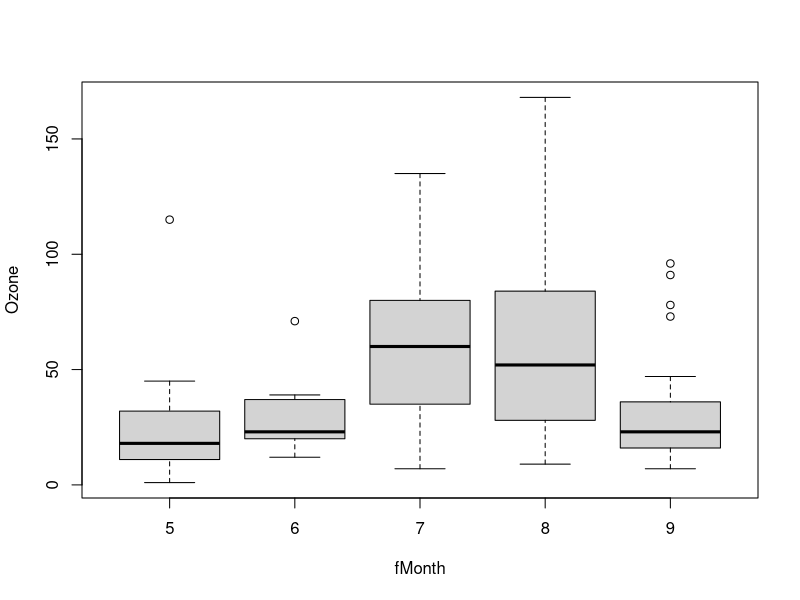
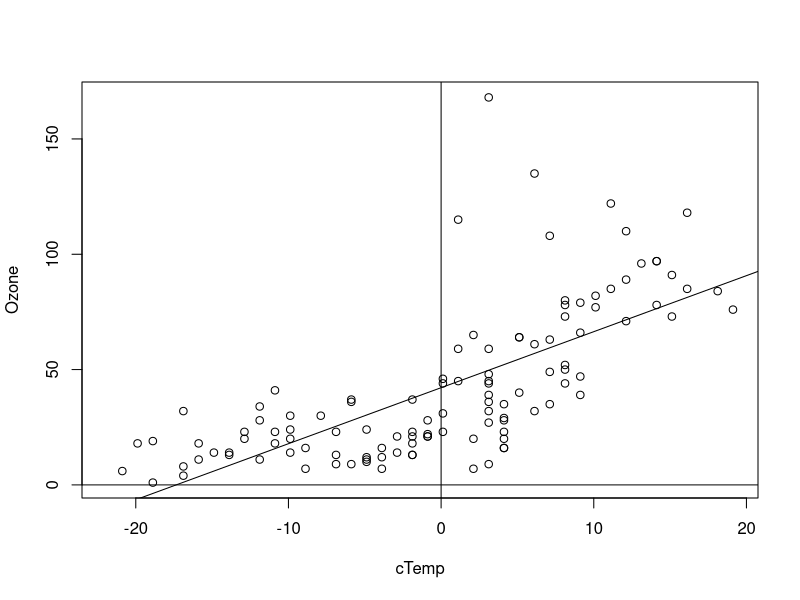
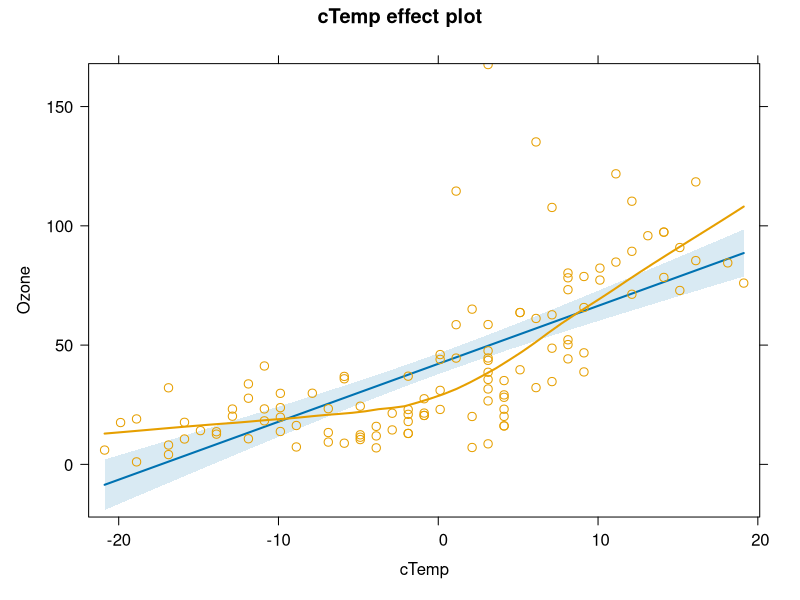
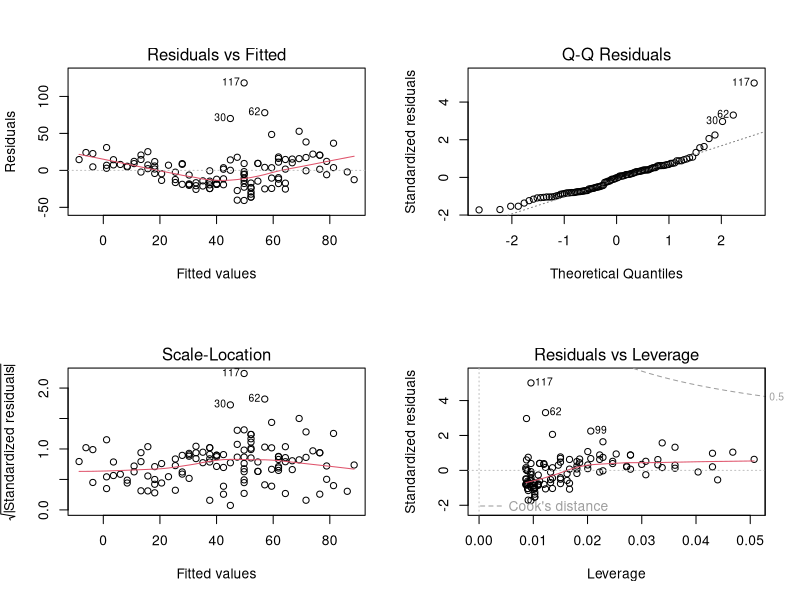
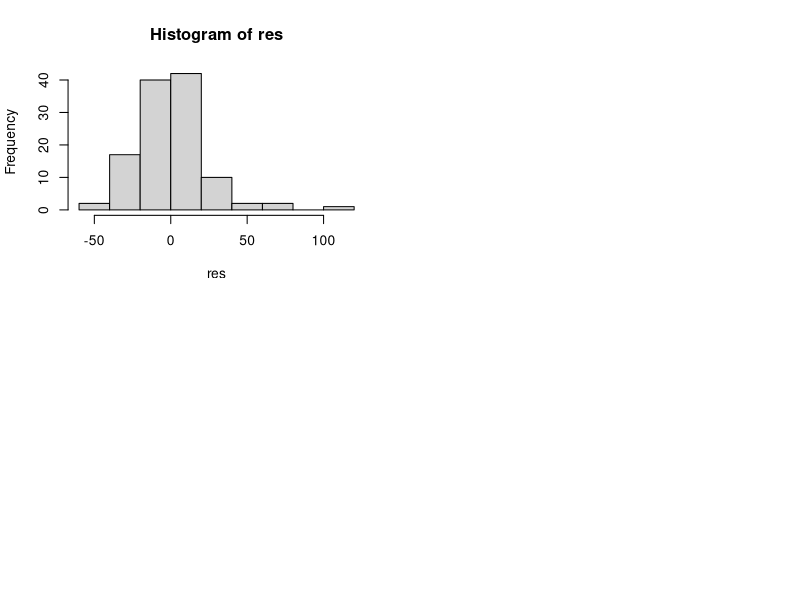
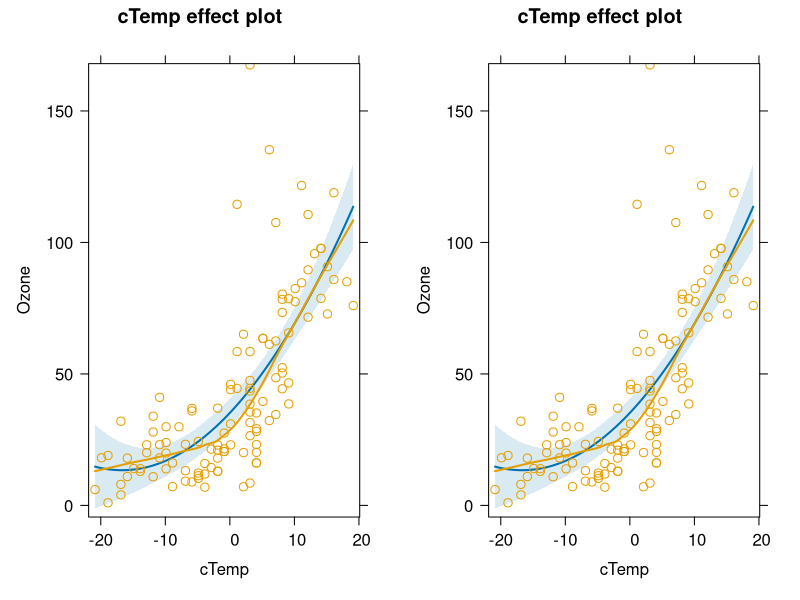
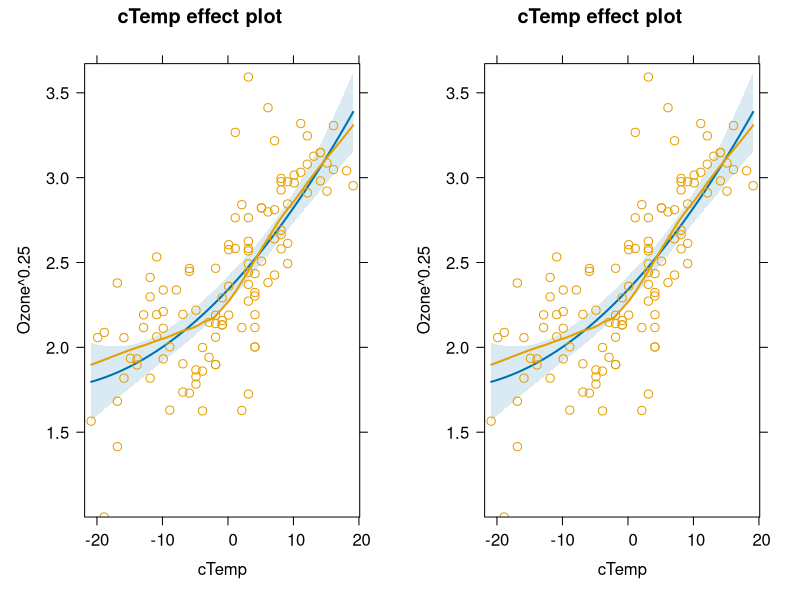
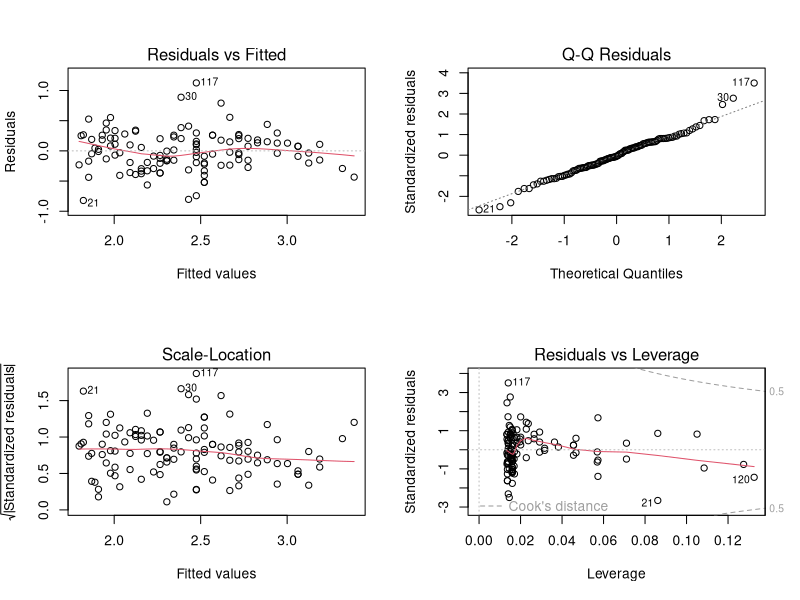

Write the R code that produced these figures, in order. (Note: this script raises an error after producing the figures.)

head(airquality)
str(airquality)
summary(airquality)

airquality$fMonth = as.factor(airquality$Month)

plot(Ozone ~ fMonth, data = airquality)


airquality$cTemp = airquality$Temp - mean(airquality$Temp)




plot(Ozone ~ cTemp, data = airquality) 

fit <- lm(Ozone ~ cTemp, data = airquality)
summary(fit)

abline(fit)
abline(h = 0)
abline(v = 0)

# effect plots
library(effects)
plot(allEffects(fit, partial.residuals = T))


# Standard residual plots
par(mfrow = c(2,2))
plot(fit)

res = residuals(fit)
hist(res)
shapiro.test(res)


fit <- lm(Ozone ~ cTemp + I(cTemp^2), data = airquality)
summary(fit)
plot(allEffects(fit, partial.residuals = T))


fit <- lm(Ozone^0.25 ~ cTemp + I(cTemp^2) , data = airquality)
summary(fit)
plot(allEffects(fit, partial.residuals = T))
par(mfrow = c(2,2))
plot(fit)


library(MASS)
x = boxcox(fit)

library(mgcv)
fit <- gam(Ozone ~ s(cTemp) , data = airquality)
summary(fit)
plot(fit)





boxplot(weight ~ group, data = PlantGrowth)


fit = lm(log(weight) ~ group , data = PlantGrowth)
summary(fit)

plot(allEffects(fit))

anov = aov(fit)
summary(anov)

library(multcomp)

tuk = glht(fit, linfct = mcp(group = "Tukey"))
summary(tuk)          # Standard display.


tuk.cld = cld(tuk)    # Letter-based display.
plot(tuk.cld)

par(mfrow = c(2,2))
plot(fit)



plot(Ozone ~ Temp, data = airquality)



fit <- lm(Ozone ~ Temp + Wind, data = airquality)
summary(fit)



x1 <- runif(500)
x2 <- 0.90 * x1 + 0.1 *  runif(500)

plot(x1, x2)

y <- 1*x1 - 1*x2 + rnorm(500, sd = 0.05)

plot(y ~ x1)

fit<- lm(y ~ x1)
summary(fit)

fit<- lm(y ~ x1 + x2)
summary(fit)



fit <- lm(Ozone ~ Temp, data = airquality)
summary(fit)

fit <- lm(Ozone ~ Temp + Wind + fMonth, data = airquality)
summary(fit)

plot(allEffects(fit, partial.residuals = T))

airquality$sWind = scale(airquality$Wind)
airquality$sTemp = scale(airquality$Temp)
airquality$sSolar = scale(airquality$Solar.R)

fit <- lm(Ozone ~ sTemp + sWind + fMonth, data = airquality)
summary(fit)

plot(allEffects(fit, partial.residuals = T))


fit <- lm(Ozone ~ Wind * Temp , data = airquality)
summary(fit)

plot(allEffects(fit, partial.residuals = T))

# center = always
# scale = up to you


fit <- lm(Ozone ~ sTemp * sWind , data = airquality)
summary(fit)

anov = aov(fit)
summary(anov)


car::Anova(fit, type = "II")
car::Anova(fit, type = "III")
